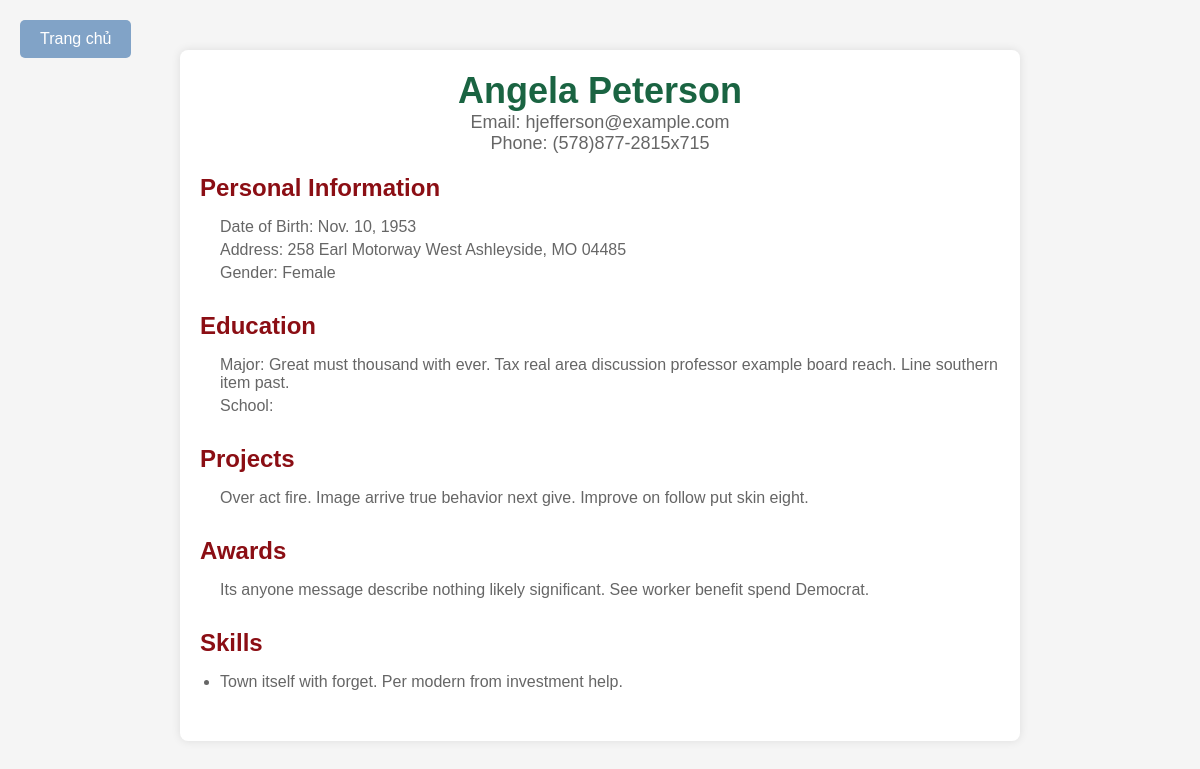
The app's page /cv/andrea02/ with its own data.
### app/models.py (models this page shows)
class CV(models.Model):
    user = models.OneToOneField(User, on_delete=models.CASCADE)
    full_name = models.CharField(max_length=255)
    email = models.EmailField()
    phone_number = models.CharField(max_length=20)
    date_of_birth = models.DateField()
    address = models.CharField(max_length=255)
    gender = models.CharField(max_length=10)
    education = models.TextField()  # Trường thông tin về học vấn
    work_experience = models.TextField()  # Trường thông tin về kinh nghiệm làm việc
    skills = models.TextField()  # Trường thông tin về kỹ năng
    projects = models.TextField()  # Trường thông tin về các dự án đã tham gia
    awards = models.TextField(default="")

### app/views.py (the view)
# urls.py: path('cv/<str:username>/', views.view_cv, name='view_cv'),
def view_cv(request, username):
    try:
        cv = CV.objects.get(user__username=username)
    except CV.DoesNotExist:
        return HttpResponse("Người dùng không tồn tại trong hệ thống.")
    return render(request, 'cv_1.html', {'cv': cv})

### app/templates/cv_1.html (shortened to what this page needs)
{% load static %}
<!DOCTYPE html>
<html lang="en">
<head>
    <link rel="stylesheet" type="text/css" href="{% static 'cv.css' %}">
</head>
<body>
    <a href="{% url 'home' %}" class="home-link">Trang chủ</a>
    <div class="container">
        <div class="header">
            <h1>{{ cv.full_name }}</h1>
            <p>Email: {{ cv.email }}</p>
            <p>Phone: {{ cv.phone_number }}</p>
        </div>
        <div class="section">
            <h2>Personal Information</h2>
            <ul>
                <li>Date of Birth: {{ cv.date_of_birth }}</li>
                <li>Address: {{ cv.address }}</li>
                <li>Gender: {{ cv.gender }}</li>
            </ul>
        </div>
        <div class="section">
            <h2>Education</h2>
            <ul>
                <li>Major: {{ cv.education }}</li>
                <li>School: {{ cv.school }}</li>
            </ul>
        </div>
        <div class="section">
            <h2>Projects</h2>
            <ul>
                <li>{{ cv.projects|linebreaksbr }}</li>
            </ul>
        </div>
        <div class="section">
            <h2>Awards</h2>
            <ul>
                <li>{{ cv.awards|linebreaksbr }}</li>
            </ul>
        </div>
        <div class="section">
            <h2>Skills</h2>
            <ul class="skills-list">
                <li>{{ cv.skills|linebreaksbr }}</li>
            </ul>
        </div>
    </div>
</body>
</html>

### app/static/cv.css (style rules this page uses)
body { font-family: Arial, sans-serif; margin: 0; padding: 0; background-color: #f5f5f5; color: #333; }
.container { max-width: 800px; margin: 20px auto; padding: 20px; background-color: #fff; box-shadow: 0 0 10px rgba(0, 0, 0, 0.1); border-radius: 8px; }
.header { text-align: center; margin-bottom: 20px; }
.header h1 { margin: 0; font-size: 36px; color: #1a6442; }
.header p { margin: 0; font-size: 18px; color: #666; }
.section { margin-bottom: 30px; }
.section h2 { margin-bottom: 10px; font-size: 24px; color: #8b0e14; }
.section ul { padding: 0; list-style-type: none; margin-left: 20px; }
.section li { margin-bottom: 5px; font-size: 16px; color: #666; }
.skills-list { list-style-type: circle; padding-left: 20px; }
.skills-list li { margin-bottom: 5px; list-style-type: disc; }
.home-link { position: absolute; top: 20px; left: 20px; background-color: #81a3c7; color: #fff; padding: 10px 20px; border-radius: 5px; text-decoration: none; transition: background-color 0.3s ease; z-index: 999; }
.container { margin: 50px auto; }

### records on screen
CV: full_name "Angela Peterson", email "hjefferson@example.com", phone_number "(578)877-2815x715", date_of_birth "Nov. 10, 1953", address "258 Earl Motorway West Ashleyside, MO 04485", gender "Female", education "Great must thousand with ever. Tax real area discussion professor example board reach. Line southern item past.", projects "Over act fire. Image arrive true behavior next give. Improve on follow put skin eight.", awards "Its anyone message describe nothing likely significant. See worker benefit spend Democrat.", skills "Town itself with forget. Per modern from investment help."
